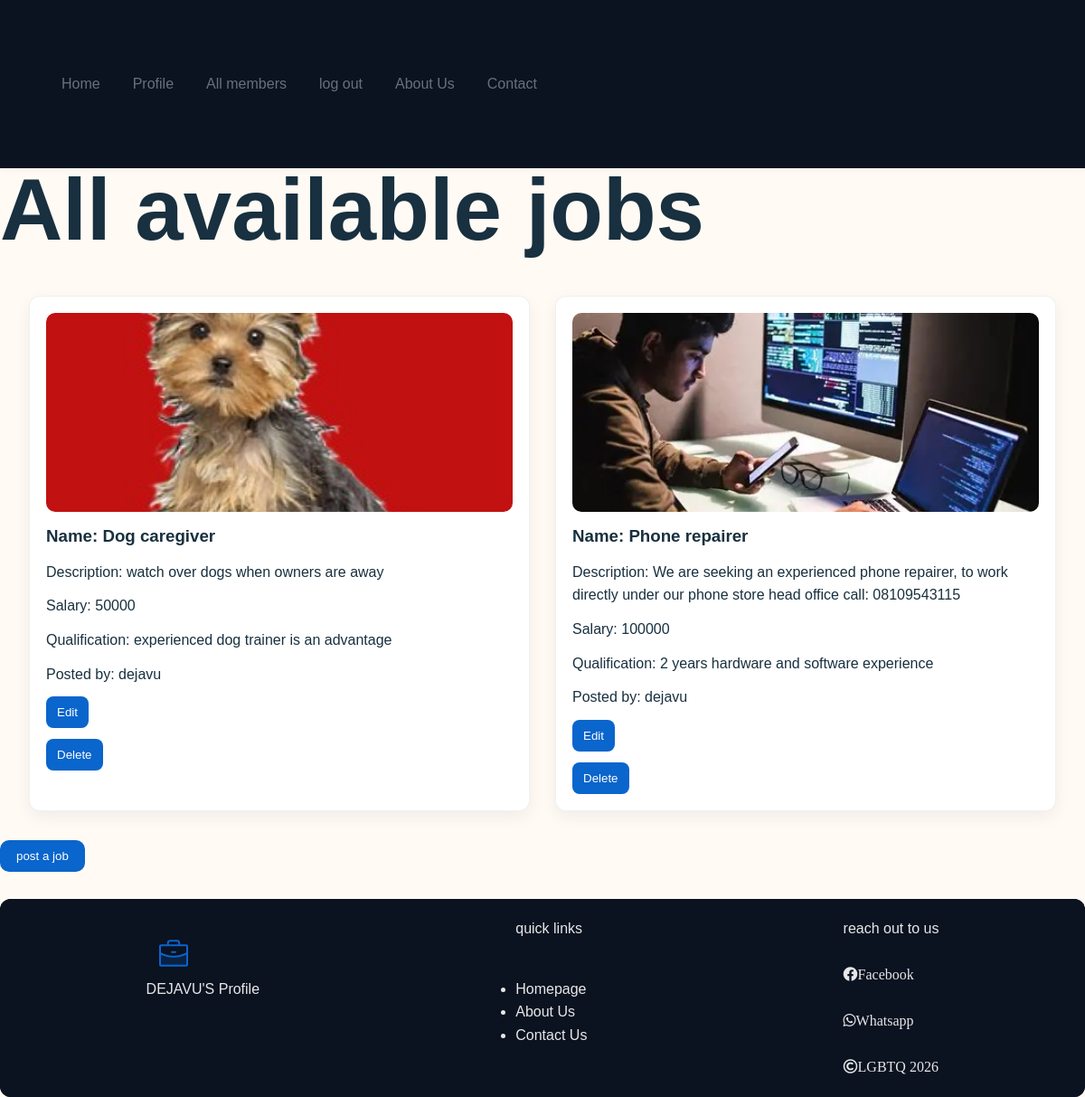
The app's page /jobs/ (signed in) with its own data.
### jobs/models.py (models this page shows, shortened)
class Job(models.Model):
    id = models.UUIDField(default=uuid.uuid4, primary_key=True, editable=False)
    name = models.CharField(max_length=250)
    description = models.TextField()
    salary = models.PositiveBigIntegerField()
    sold = models.PositiveIntegerField(default=0)
    qualification = models.TextField()
    image = models.ImageField(upload_to='product/')
    user = models.ForeignKey(User, on_delete=models.CASCADE)
    created_at = models.DateTimeField(auto_now_add=True)
    updated_at = models.DateTimeField(auto_now=True)

### jobs/views.py (the view)
# urls.py: urlpatterns= [path('',Jobs.as_view(), name='jobs'),
class Jobs (LoginRequiredMixin,View):
    def get(self,request):
        all_jobs = Job.objects.all().order_by("-created_at")
        context = {
            'all_jobs':all_jobs
        }
        return render(request,'jobs.html',context)

### jobs/templates/jobs.html (shortened to what this page needs)
{% extends 'base.html' %}
{% load static %}
{% block style %}
    <link rel="stylesheet" href="{% static 'user/css/style.css' %}">
    <link rel="stylesheet" href="{% static 'user/css/product.css' %}">
{% endblock style%}
{% block main %}
<h1> All available jobs </h1>
<div class="all-products">
{% for job in all_jobs %}
<div class="product-card">
    <img src="{{ job.image.url }}" alt="{{ job.name }}">
    <h3>Name: {{ job.name }}</h3>
    <p>
       Description: {{ job.description }}
    </p>
    <p>Salary: {{ job.salary }}</p>
    <p>Qualification: {{job.qualification}}
    </p>
    <p>Posted by: {{ job.user.username }}</p>
    {% if job.user == user %}
    <a href="{% url 'edit-job' job.id %}"><button class="buy-btn">Edit</button></a>
    <a href="{% url 'delete-job' job.id %}"><button class="buy-btn">Delete</button></a>
    {% else %}
    <a href="{% url 'apply-job' job.id %}"><button class="buy-btn">Apply</button></a>
    {% endif %}
</div>
{% endfor %}
</div>
<a href="{% url 'post-jobs' %}"><button id="upload">post a job</button></a>
{% endblock main%}

### user/templates/base.html (shortened to what this page needs)
{% load static %}
<!DOCTYPE html>
<html lang="en">
<head>
    <link rel="stylesheet" href="{% static 'user/css/style.css' %}">
    <link rel="stylesheet" href="https://cdnjs.cloudflare.com/ajax/libs/font-awesome/5.15.4/css/all.min.css">
</head>
<body>
    {% block style %} {% endblock style %}
 {% include 'header.html' %}
    <main>
        {% block main %}
         {% endblock main %}
    </main>
 {% include 'footer.html' %}
</body>
</html>

### user/templates/header.html (shortened to what this page needs)
{% load static %}
<link rel="stylesheet" href="{% static 'user/css/style.css' %}" />
<link
  rel="stylesheet"
  href="https://cdnjs.cloudflare.com/ajax/libs/font-awesome/5.15.4/css/all.min.css"
/>
<header>
  <div class="hero">
    <ul>
      {% if user.is_authenticated %}
      <li><a href="{% url 'home' %}">Home</a></li>
      <li><a href="{% url 'profile' %}">Profile</a></li>
      <li><a href="{% url 'profiles' %}">All members</a></li>
      <li><a href="{%url 'logout'%}">log out</a></li>
      {% else %}
      <li><a href="{%url 'signup'%}"> Sign up</a></li>
      <li><a href="{%url 'login'%}">Log in</a></li>
      {% endif %}
      <li><a href="{% url 'about' %}">About Us</a></li>
      <li><a href="{% url 'contact' %}">Contact</a></li>
    </ul>
  </div>
  <div class="hero2">
    <ul>
    </ul>
  </div>
</header>

### user/templates/footer.html
   {% load static %}
   <footer>
        <footer>
        <div class="simple">
            <div class="simple1">
                 <img src="{% static 'assets/briefcase-duotone 1.png' %}" alt="briefcase">
            <p><span class="userN">{{ request.user.username }}'s</span> Profile</p>
            </div>
          <div class="simple2">
      <p>quick links</p>
<ul>
        <li><a href="{% url 'home' %}">Homepage</a></li>
        <li><a href="{% url 'about' %}">about us</a></li>
        <li><a href="{% url 'contact' %}">contact us</a></li>
       </ul>
            </div
        </div>
        <div class="simple3">
            <p>reach out to us</p><br>
            <i class="fab fa-facebook"  ><a href="https://facebook.com" target="_blank">Facebook</a></i><br><br>
            <i class="fab fa-whatsapp"><a href="https://wa.link/ggg3jz">Whatsapp</a></i><br><br>
            <i class="far fa-copyright">LGBTQ 2026</i>
        </div>
    </footer>
    </footer>

### static/user/css/style.css (style rules this page uses)
* { margin: 0; padding: 0; box-sizing: border-box; }
:root { --bg:#f5f7fb; --card:#ffffff; --muted:#6b7280; --accent:#0a65cc; --accent-strong:#0849a1; --radius:12px; }
body { background-color: var(--bg); font-family: 'Inter', system-ui, -apple-system, 'Segoe UI', Roboto, 'Helvetica Neue', Arial; color: #111827; -webkit-font-smoothing:antialiased; -moz-osx-font-smoothing:grayscale; }
header { display: flex; align-items: center; justify-content: space-between; background-color: #0b1220; position: sticky; top: 0; box-shadow: 0 2px 8px rgba(16,24,40,0.04); position: relative; }
header a { text-decoration: none; color: blue; justify-content: space-between; }
header a { color: var(--muted); padding: 8px 12px; border-radius:6px; }
.hero ul { display: flex; gap: 12px; align-items: center; list-style: none; width: 60dvw; }
.hero2 ul { display: flex; width: 20dvw; justify-content: space-between; padding: 20px; border-radius: 10px;list-style: none; }
.userN { text-transform: uppercase; }
footer { background-color: #0b1220; color: rgba(255,255,255,0.9); bottom: 0; border-radius: 12px; }
.simple { display:flex; padding:20px; justify-content:space-around; margin-top:30px }
.simple2 { display:grid; row-gap:6px }
.simple a { text-decoration:none; text-transform:capitalize; color:rgba(255,255,255,0.9) }
.simple1 img { padding-left:10px; padding-top:20px }
:root { --ink: #18303f; --muted: #65727c; --paper: #fffaf4; --surface: #ffffff; --teal: #1b7f7a; --shadow: 0 22px 60px rgba(22, 48, 63, 0.12); }
* { box-sizing: border-box; }
body { margin: 0; color: var(--ink); background: var(--paper); font-family: Arial, Helvetica, sans-serif; line-height: 1.6; }
a { color: inherit; text-decoration: none; }
.hero { display: grid; grid-template-columns: 1fr 1fr; gap: 64px; align-items: center; padding: 80px 56px; }
h1 { margin: 0 0 18px; font-size: 6rem; line-height: 0.95; }

### static/user/css/product.css (style rules this page uses)
.all-products { display: grid; gap: 28px; grid-template-columns: repeat(auto-fit, minmax(260px, 1fr)); padding: 32px; max-width:1200px; margin: 0 auto; }
.product-card { padding: 18px; border: 1px solid rgba(16,24,40,0.06); border-radius: var(--radius,12px); background: #fff; min-height: 380px; text-align: left; box-shadow: 0 6px 18px rgba(16,24,40,0.06); display:flex; flex-direction:column; gap:12px; }
.product-card img { width:100%; height:220px; object-fit:cover; border-radius:10px }
#upload { padding:10px 18px; background:var(--accent); color:white; border:none; border-radius:10px; cursor:pointer }
.buy-btn { padding:10px 12px; cursor:pointer; border:none; background:var(--accent); color:white; border-radius:8px }
.product-card p { text-align: left; }

### records on screen
Job: image (picture), name "Dog caregiver", description "watch over dogs when owners are away", salary "50000", qualification "experienced dog trainer is an advantage", user.username "dejavu", shows "Edit"
Job: image (picture), name "Phone repairer", description "We are seeking an experienced phone repairer, to work directly under our phone store head office call: 08109543115", salary "100000", qualification "2 years hardware and software experience", user.username "dejavu", shows "Edit"

### other values on screen
{{ request.user.username }} "DEJAVU"
